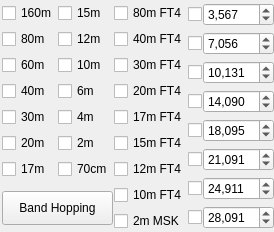
                  <widget class="QWidget" name="tab_4">
                   <attribute name="title">
                    <string>3</string>
                   </attribute>
                   <layout class="QGridLayout" name="gridLayout_13">
                    <property name="leftMargin">
                     <number>2</number>
                    </property>
                    <property name="topMargin">
                     <number>3</number>
                    </property>
                    <property name="rightMargin">
                     <number>0</number>
                    </property>
                    <property name="bottomMargin">
                     <number>1</number>
                    </property>
                    <item row="0" column="0">
                     <layout class="QHBoxLayout" name="horizontalLayout_30">
                      <property name="spacing">
                       <number>0</number>
                      </property>
                      <item>
                       <widget class="QWidget" name="widget_3" native="true">
                        <property name="sizePolicy">
                         <sizepolicy hsizetype="Preferred" vsizetype="Preferred">
                          <horstretch>0</horstretch>
                          <verstretch>0</verstretch>
                         </sizepolicy>
                        </property>
                        <layout class="QGridLayout" name="gridLayout_8" columnstretch="1,1,1">
                         <property name="leftMargin">
                          <number>0</number>
                         </property>
                         <property name="topMargin">
                          <number>0</number>
                         </property>
                         <property name="rightMargin">
                          <number>1</number>
                         </property>
                         <property name="bottomMargin">
                          <number>0</number>
                         </property>
                         <property name="horizontalSpacing">
                          <number>1</number>
                         </property>
                         <property name="verticalSpacing">
                          <number>6</number>
                         </property>
                         <item row="7" column="1">
                          <widget class="QCheckBox" name="cb70cm">
                           <property name="toolTip">
                            <string>70cm FT8</string>
                           </property>
                           <property name="text">
                            <string>70cm</string>
                           </property>
                          </widget>
                         </item>
                         <item row="5" column="0">
                          <widget class="QCheckBox" name="cb30m">
                           <property name="toolTip">
                            <string>30m FT8</string>
                           </property>
                           <property name="text">
                            <string>30m</string>
                           </property>
                          </widget>
                         </item>
                         <item row="8" column="0" rowspan="2" colspan="2">
                          <widget class="QPushButton" name="pbBandHopping">
                           <property name="minimumSize">
                            <size>
                             <width>0</width>
                             <height>34</height>
                            </size>
                           </property>
                           <property name="focusPolicy">
                            <enum>Qt::StrongFocus</enum>
                           </property>
                           <property name="toolTip">
                            <string>&lt;html&gt;&lt;head/&gt;&lt;body&gt;&lt;p&gt;Toggle band hopping On/Off. Band hopping occurs every other full minute. Changes to the checkboxes take effect immediately.&lt;br/&gt;Right-click to switch to the next selected band hopping frequency, or to test the default audio device, when band hopping is disabled.&lt;/p&gt;&lt;/body&gt;&lt;/html&gt;</string>
                           </property>
                           <property name="styleSheet">
                            <string notr="true">QPushButton:checked {
	background-color: red;
	border-style: outset;
	border-width: 1px;
	border-radius: 5px;
	border-color: black;
	padding: 3px;
}</string>
                           </property>
                           <property name="text">
                            <string>  Band Hopping  </string>
                           </property>
                           <property name="checkable">
                            <bool>true</bool>
                           </property>
                          </widget>
                         </item>
                         <item row="2" column="1">
                          <widget class="QCheckBox" name="cb12m">
                           <property name="toolTip">
                            <string>12m FT8</string>
                           </property>
                           <property name="text">
                            <string>12m</string>
                           </property>
                          </widget>
                         </item>
                         <item row="4" column="0">
                          <widget class="QCheckBox" name="cb40m">
                           <property name="toolTip">
                            <string>40m FT8</string>
                           </property>
                           <property name="text">
                            <string>40m</string>
                           </property>
                          </widget>
                         </item>
                         <item row="9" column="2">
                          <widget class="QCheckBox" name="cb2mMSK">
                           <property name="toolTip">
                            <string>2m MSK144</string>
                           </property>
                           <property name="whatsThis">
                            <string/>
                           </property>
                           <property name="text">
                            <string>2m MSK</string>
                           </property>
                          </widget>
                         </item>
                         <item row="3" column="1">
                          <widget class="QCheckBox" name="cb10m">
                           <property name="toolTip">
                            <string>10m FT8</string>
                           </property>
                           <property name="text">
                            <string>10m</string>
                           </property>
                          </widget>
                         </item>
                         <item row="4" column="1">
                          <widget class="QCheckBox" name="cb6m">
                           <property name="toolTip">
                            <string>6m FT8</string>
                           </property>
                           <property name="text">
                            <string>6m</string>
                           </property>
                          </widget>
                         </item>
                         <item row="3" column="0">
                          <widget class="QCheckBox" name="cb60m">
                           <property name="toolTip">
                            <string>60m FT8</string>
                           </property>
                           <property name="text">
                            <string>60m</string>
                           </property>
                          </widget>
                         </item>
                         <item row="1" column="0">
                          <widget class="QCheckBox" name="cb160m">
                           <property name="sizePolicy">
                            <sizepolicy hsizetype="Minimum" vsizetype="Fixed">
                             <horstretch>0</horstretch>
                             <verstretch>0</verstretch>
                            </sizepolicy>
                           </property>
                           <property name="toolTip">
                            <string>160m FT8</string>
                           </property>
                           <property name="text">
                            <string>160m</string>
                           </property>
                          </widget>
                         </item>
                         <item row="2" column="0">
                          <widget class="QCheckBox" name="cb80m">
                           <property name="toolTip">
                            <string>80m FT8</string>
                           </property>
                           <property name="text">
                            <string>80m</string>
                           </property>
                          </widget>
                         </item>
                         <item row="6" column="0">
                          <widget class="QCheckBox" name="cb20m">
                           <property name="toolTip">
                            <string>20m FT8</string>
                           </property>
                           <property name="text">
                            <string>20m</string>
                           </property>
                          </widget>
                         </item>
                         <item row="7" column="0">
                          <widget class="QCheckBox" name="cb17m">
                           <property name="toolTip">
                            <string>17m FT8</string>
                           </property>
                           <property name="text">
                            <string>17m</string>
                           </property>
                          </widget>
                         </item>
                         <item row="5" column="1">
                          <widget class="QCheckBox" name="cb4m">
                           <property name="toolTip">
                            <string>4m FT8</string>
                           </property>
                           <property name="text">
                            <string>4m</string>
                           </property>
                          </widget>
                         </item>
                         <item row="1" column="1">
                          <widget class="QCheckBox" name="cb15m">
                           <property name="toolTip">
                            <string>15m FT8</string>
                           </property>
                           <property name="text">
                            <string>15m</string>
                           </property>
                          </widget>
                         </item>
                         <item row="6" column="1">
                          <widget class="QCheckBox" name="cb2m">
                           <property name="toolTip">
                            <string>2m FT8</string>
                           </property>
                           <property name="text">
                            <string>2m</string>
                           </property>
                          </widget>
                         </item>
                         <item row="8" column="2">
                          <widget class="QCheckBox" name="cb10mFT4">
                           <property name="toolTip">
                            <string>10m FT4</string>
                           </property>
                           <property name="text">
                            <string>10m FT4</string>
                           </property>
                          </widget>
                         </item>
                         <item row="7" column="2">
                          <widget class="QCheckBox" name="cb12mFT4">
                           <property name="toolTip">
                            <string>12m FT4</string>
                           </property>
                           <property name="text">
                            <string>12m FT4</string>
                           </property>
                          </widget>
                         </item>
                         <item row="6" column="2">
                          <widget class="QCheckBox" name="cb15mFT4">
                           <property name="toolTip">
                            <string>15m FT4</string>
                           </property>
                           <property name="text">
                            <string>15m FT4</string>
                           </property>
                          </widget>
                         </item>
                         <item row="5" column="2">
                          <widget class="QCheckBox" name="cb17mFT4">
                           <property name="toolTip">
                            <string>17m FT4</string>
                           </property>
                           <property name="text">
                            <string>17m FT4</string>
                           </property>
                          </widget>
                         </item>
                         <item row="4" column="2">
                          <widget class="QCheckBox" name="cb20mFT4">
                           <property name="toolTip">
                            <string>20m FT4</string>
                           </property>
                           <property name="text">
                            <string>20m FT4</string>
                           </property>
                          </widget>
                         </item>
                         <item row="3" column="2">
                          <widget class="QCheckBox" name="cb30mFT4">
                           <property name="toolTip">
                            <string>30m FT4</string>
                           </property>
                           <property name="text">
                            <string>30m FT4</string>
                           </property>
                          </widget>
                         </item>
                         <item row="2" column="2">
                          <widget class="QCheckBox" name="cb40mFT4">
                           <property name="toolTip">
                            <string>40m FT4</string>
                           </property>
                           <property name="text">
                            <string>40m FT4</string>
                           </property>
                          </widget>
                         </item>
                         <item row="1" column="2">
                          <widget class="QCheckBox" name="cb80mFT4">
                           <property name="toolTip">
                            <string>80m FT4</string>
                           </property>
                           <property name="text">
                            <string>80m FT4</string>
                           </property>
                          </widget>
                         </item>
                        </layout>
                       </widget>
                      </item>
                      <item>
                       <layout class="QGridLayout" name="gridLayout_10" columnstretch="0,1">
                        <property name="bottomMargin">
                         <number>0</number>
                        </property>
                        <property name="horizontalSpacing">
                         <number>1</number>
                        </property>
                        <property name="verticalSpacing">
                         <number>6</number>
                        </property>
                        <item row="6" column="0">
                         <widget class="QCheckBox" name="cbQRG6">
                          <property name="maximumSize">
                           <size>
                            <width>16777215</width>
                            <height>16777215</height>
                           </size>
                          </property>
                          <property name="toolTip">
                           <string>FT8 QRG6</string>
                          </property>
                          <property name="text">
                           <string/>
                          </property>
                         </widget>
                        </item>
                        <item row="0" column="0">
                         <widget class="QCheckBox" name="cbQRG1">
                          <property name="sizePolicy">
                           <sizepolicy hsizetype="Minimum" vsizetype="Fixed">
                            <horstretch>0</horstretch>
                            <verstretch>0</verstretch>
                           </sizepolicy>
                          </property>
                          <property name="maximumSize">
                           <size>
                            <width>16777215</width>
                            <height>16777215</height>
                           </size>
                          </property>
                          <property name="toolTip">
                           <string>FT8 QRG1</string>
                          </property>
                          <property name="text">
                           <string/>
                          </property>
                         </widget>
                        </item>
                        <item row="1" column="0">
                         <widget class="QCheckBox" name="cbQRG2">
                          <property name="maximumSize">
                           <size>
                            <width>16777215</width>
                            <height>16777215</height>
                           </size>
                          </property>
                          <property name="toolTip">
                           <string>FT8 QRG2</string>
                          </property>
                          <property name="text">
                           <string/>
                          </property>
                         </widget>
                        </item>
                        <item row="7" column="0">
                         <widget class="QCheckBox" name="cbQRG7">
                          <property name="toolTip">
                           <string>FT8 QRG7</string>
                          </property>
                          <property name="text">
                           <string/>
                          </property>
                         </widget>
                        </item>
                        <item row="8" column="1">
                         <widget class="QSpinBox" name="sbQRG8">
                          <property name="sizePolicy">
                           <sizepolicy hsizetype="Minimum" vsizetype="Fixed">
                            <horstretch>0</horstretch>
                            <verstretch>0</verstretch>
                           </sizepolicy>
                          </property>
                          <property name="minimumSize">
                           <size>
                            <width>57</width>
                            <height>0</height>
                           </size>
                          </property>
                          <property name="maximumSize">
                           <size>
                            <width>16777215</width>
                            <height>16777215</height>
                           </size>
                          </property>
                          <property name="toolTip">
                           <string>FT8 QRG8 in kHz.</string>
                          </property>
                          <property name="showGroupSeparator" stdset="0">
                           <bool>true</bool>
                          </property>
                          <property name="maximum">
                           <number>99999999</number>
                          </property>
                          <property name="value">
                           <number>28091</number>
                          </property>
                          <property name="displayIntegerBase">
                           <number>10</number>
                          </property>
                         </widget>
                        </item>
                        <item row="5" column="0">
                         <widget class="QCheckBox" name="cbQRG5">
                          <property name="maximumSize">
                           <size>
                            <width>16777215</width>
                            <height>16777215</height>
                           </size>
                          </property>
                          <property name="toolTip">
                           <string>FT8 QRG5</string>
                          </property>
                          <property name="text">
                           <string/>
                          </property>
                         </widget>
                        </item>
                        <item row="2" column="0">
                         <widget class="QCheckBox" name="cbQRG3">
                          <property name="maximumSize">
                           <size>
                            <width>16777215</width>
                            <height>16777215</height>
                           </size>
                          </property>
                          <property name="toolTip">
                           <string>FT8 QRG3</string>
                          </property>
                          <property name="text">
                           <string/>
                          </property>
                         </widget>
                        </item>
                        <item row="4" column="0">
                         <widget class="QCheckBox" name="cbQRG4">
                          <property name="maximumSize">
                           <size>
                            <width>16777215</width>
                            <height>16777215</height>
                           </size>
                          </property>
                          <property name="toolTip">
                           <string>FT8 QRG4</string>
                          </property>
                          <property name="text">
                           <string/>
                          </property>
                         </widget>
                        </item>
                        <item row="8" column="0">
                         <widget class="QCheckBox" name="cbQRG8">
                          <property name="maximumSize">
                           <size>
                            <width>16777215</width>
                            <height>16777215</height>
                           </size>
                          </property>
                          <property name="toolTip">
                           <string>FT8 QRG8</string>
                          </property>
                          <property name="text">
                           <string/>
                          </property>
                         </widget>
                        </item>
                        <item row="7" column="1">
                         <widget class="QSpinBox" name="sbQRG7">
                          <property name="sizePolicy">
                           <sizepolicy hsizetype="Minimum" vsizetype="Fixed">
                            <horstretch>0</horstretch>
                            <verstretch>0</verstretch>
                           </sizepolicy>
                          </property>
                          <property name="minimumSize">
                           <size>
                            <width>57</width>
                            <height>0</height>
                           </size>
                          </property>
                          <property name="maximumSize">
                           <size>
                            <width>16777215</width>
                            <height>16777215</height>
                           </size>
                          </property>
                          <property name="toolTip">
                           <string>FT8 QRG7 in kHz.</string>
                          </property>
                          <property name="showGroupSeparator" stdset="0">
                           <bool>true</bool>
                          </property>
                          <property name="maximum">
                           <number>99999999</number>
                          </property>
                          <property name="value">
                           <number>24911</number>
                          </property>
                         </widget>
                        </item>
                        <item row="6" column="1">
                         <widget class="QSpinBox" name="sbQRG6">
                          <property name="sizePolicy">
                           <sizepolicy hsizetype="Minimum" vsizetype="Fixed">
                            <horstretch>0</horstretch>
                            <verstretch>0</verstretch>
                           </sizepolicy>
                          </property>
                          <property name="minimumSize">
                           <size>
                            <width>57</width>
                            <height>0</height>
                           </size>
                          </property>
                          <property name="maximumSize">
                           <size>
                            <width>16777215</width>
                            <height>16777215</height>
                           </size>
                          </property>
                          <property name="toolTip">
                           <string>FT8 QRG6 in kHz.</string>
                          </property>
                          <property name="showGroupSeparator" stdset="0">
                           <bool>true</bool>
                          </property>
                          <property name="maximum">
                           <number>99999999</number>
                          </property>
                          <property name="value">
                           <number>21091</number>
                          </property>
                         </widget>
                        </item>
                        <item row="5" column="1">
                         <widget class="QSpinBox" name="sbQRG5">
                          <property name="sizePolicy">
                           <sizepolicy hsizetype="Minimum" vsizetype="Fixed">
                            <horstretch>0</horstretch>
                            <verstretch>0</verstretch>
                           </sizepolicy>
                          </property>
                          <property name="minimumSize">
                           <size>
                            <width>57</width>
                            <height>0</height>
                           </size>
                          </property>
                          <property name="maximumSize">
                           <size>
                            <width>16777215</width>
                            <height>16777215</height>
                           </size>
                          </property>
                          <property name="toolTip">
                           <string>FT8 QRG5 in kHz.</string>
                          </property>
                          <property name="showGroupSeparator" stdset="0">
                           <bool>true</bool>
                          </property>
                          <property name="maximum">
                           <number>99999999</number>
                          </property>
                          <property name="value">
                           <number>18095</number>
                          </property>
                         </widget>
                        </item>
                        <item row="4" column="1">
                         <widget class="QSpinBox" name="sbQRG4">
                          <property name="sizePolicy">
                           <sizepolicy hsizetype="Minimum" vsizetype="Fixed">
                            <horstretch>0</horstretch>
                            <verstretch>0</verstretch>
                           </sizepolicy>
                          </property>
                          <property name="minimumSize">
                           <size>
                            <width>57</width>
                            <height>0</height>
                           </size>
                          </property>
                          <property name="maximumSize">
                           <size>
                            <width>16777215</width>
                            <height>16777215</height>
                           </size>
                          </property>
                          <property name="toolTip">
                           <string>FT8 QRG4 in kHz.</string>
                          </property>
                          <property name="showGroupSeparator" stdset="0">
                           <bool>true</bool>
                          </property>
                          <property name="maximum">
                           <number>99999999</number>
                          </property>
                          <property name="value">
                           <number>14090</number>
                          </property>
                         </widget>
                        </item>
                        <item row="2" column="1">
                         <widget class="QSpinBox" name="sbQRG3">
                          <property name="sizePolicy">
                           <sizepolicy hsizetype="Minimum" vsizetype="Fixed">
                            <horstretch>0</horstretch>
                            <verstretch>0</verstretch>
                           </sizepolicy>
                          </property>
                          <property name="minimumSize">
                           <size>
                            <width>57</width>
                            <height>0</height>
                           </size>
                          </property>
                          <property name="maximumSize">
                           <size>
                            <width>16777215</width>
                            <height>16777215</height>
                           </size>
                          </property>
                          <property name="toolTip">
                           <string>FT8 QRG3 in kHz.</string>
                          </property>
                          <property name="showGroupSeparator" stdset="0">
                           <bool>true</bool>
                          </property>
                          <property name="maximum">
                           <number>99999999</number>
                          </property>
                          <property name="value">
                           <number>10131</number>
                          </property>
                         </widget>
                        </item>
                        <item row="1" column="1">
                         <widget class="QSpinBox" name="sbQRG2">
                          <property name="sizePolicy">
                           <sizepolicy hsizetype="Minimum" vsizetype="Fixed">
                            <horstretch>0</horstretch>
                            <verstretch>0</verstretch>
                           </sizepolicy>
                          </property>
                          <property name="minimumSize">
                           <size>
                            <width>57</width>
                            <height>0</height>
                           </size>
                          </property>
                          <property name="maximumSize">
                           <size>
                            <width>16777215</width>
                            <height>16777215</height>
                           </size>
                          </property>
                          <property name="toolTip">
                           <string>FT8 QRG2 in kHz.</string>
                          </property>
                          <property name="showGroupSeparator" stdset="0">
                           <bool>true</bool>
                          </property>
                          <property name="maximum">
                           <number>99999999</number>
                          </property>
                          <property name="value">
                           <number>7056</number>
                          </property>
                         </widget>
                        </item>
                        <item row="0" column="1">
                         <widget class="QSpinBox" name="sbQRG1">
                          <property name="sizePolicy">
                           <sizepolicy hsizetype="Minimum" vsizetype="Fixed">
                            <horstretch>0</horstretch>
                            <verstretch>0</verstretch>
                           </sizepolicy>
                          </property>
                          <property name="minimumSize">
                           <size>
                            <width>57</width>
                            <height>0</height>
                           </size>
                          </property>
                          <property name="maximumSize">
                           <size>
                            <width>16777215</width>
                            <height>16777215</height>
                           </size>
                          </property>
                          <property name="toolTip">
                           <string>FT8 QRG1 in kHz.</string>
                          </property>
                          <property name="showGroupSeparator" stdset="0">
                           <bool>true</bool>
                          </property>
                          <property name="maximum">
                           <number>99999999</number>
                          </property>
                          <property name="singleStep">
                           <number>1</number>
                          </property>
                          <property name="value">
                           <number>3567</number>
                          </property>
                         </widget>
                        </item>
                       </layout>
                      </item>
                     </layout>
                    </item>
                   </layout>
                  </widget>
